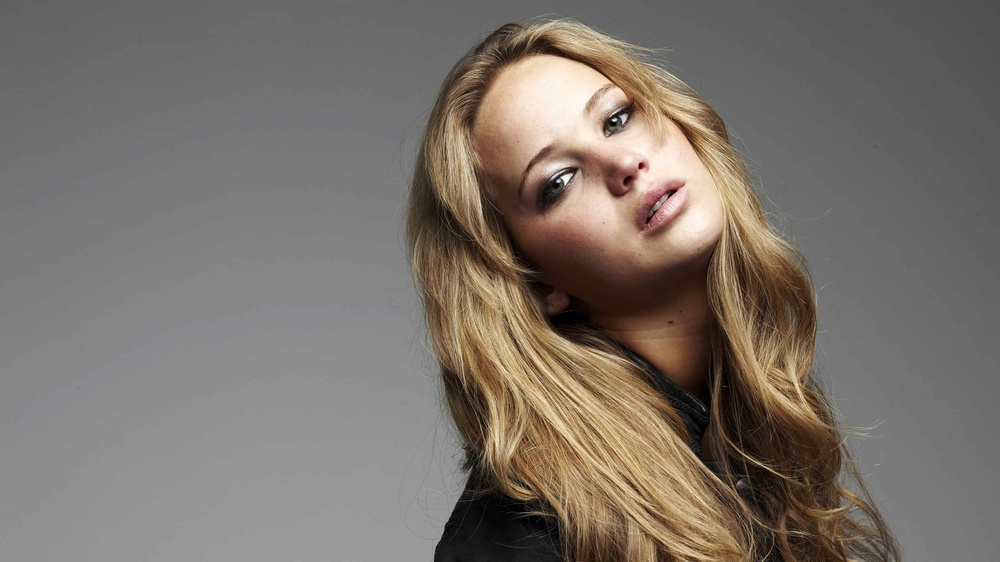
#> input picture a1images/jeniffer.jpg, 1000 x 562 px, shrunk from 3840 x 2160 before the run, found by its file name
$ python question6.py
#> lines starting #> are read from the running program, lines starting #| are printed output that depends on the picture; after the words box and inside, x2 and y2 are one past the last pixel; in counts of white or black regions, pixels touching at a corner belong together
import cv2
import numpy as np
import matplotlib.pyplot as plt

# Step (a): Load the image and convert to HSV
image = cv2.imread('a1images/jeniffer.jpg')  # Replace with your image path
#> image is the input picture: shape (562, 1000, 3); mean B, G, R 106.8, 114.3, 122.3
hsv_image = cv2.cvtColor(image, cv2.COLOR_BGR2HSV)
#> hsv_image: shape (562, 1000, 3); mean H, S, V 10.7, 35.6, 122.4

# Split the image into Hue, Saturation, and Value planes
hue, saturation, value = cv2.split(hsv_image)
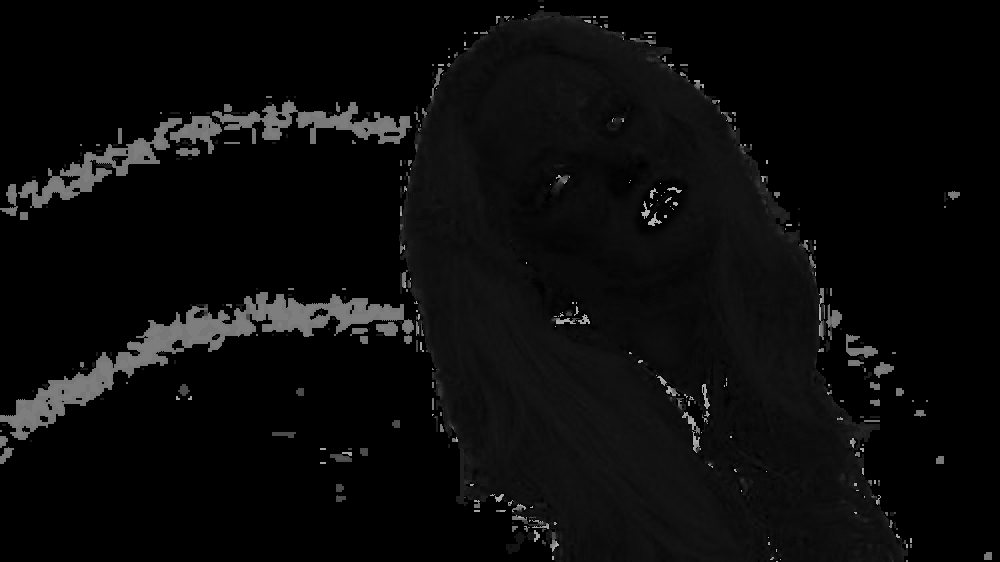
#> hue: shape (562, 1000); min 0, max 179, mean 10.7
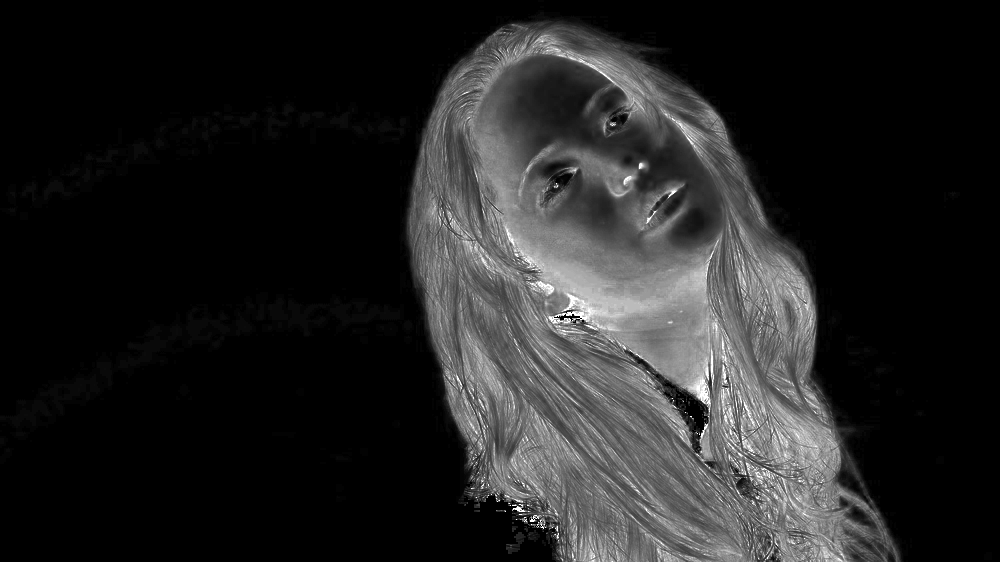
#> saturation: shape (562, 1000); min 0, max 255, mean 35.6

# Display the hue, saturation, and value planes
plt.figure(figsize=(12, 4))
plt.subplot(1, 3, 1)
plt.imshow(hue, cmap='gray')
plt.title('Hue Plane')
plt.axis('off')

plt.subplot(1, 3, 2)
plt.imshow(saturation, cmap='gray')
plt.title('Saturation Plane')
plt.axis('off')

plt.subplot(1, 3, 3)
plt.imshow(value, cmap='gray')
plt.title('Value Plane')
plt.axis('off')
plt.show()

# Threshold the value plane to extract foreground
_, mask = cv2.threshold(value, 120, 255, cv2.THRESH_BINARY)
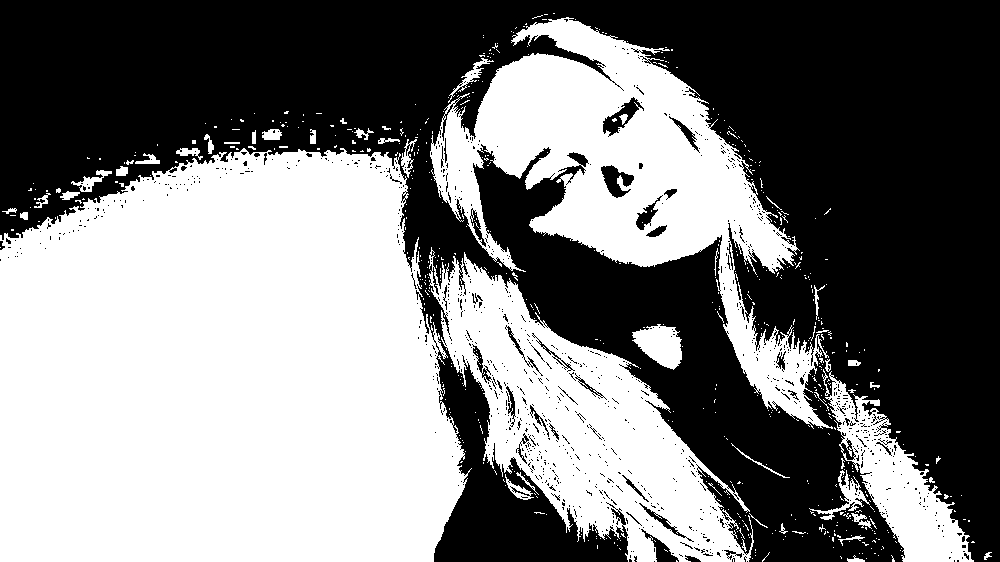
#> mask: shape (562, 1000); 49.3% white; 605 white regions (555 under 20 px), largest, box (x1, y1, x2, y2) and area: (0, 148, 472, 562) 166838, (430, 17, 833, 429) 53692, (429, 247, 754, 562) 39778

# Display the binary mask
plt.imshow(mask, cmap='gray')
plt.title('Foreground Mask')
plt.axis('off')
plt.show()

# Use mask to extract the foreground
foreground = cv2.bitwise_and(value, value, mask=mask)
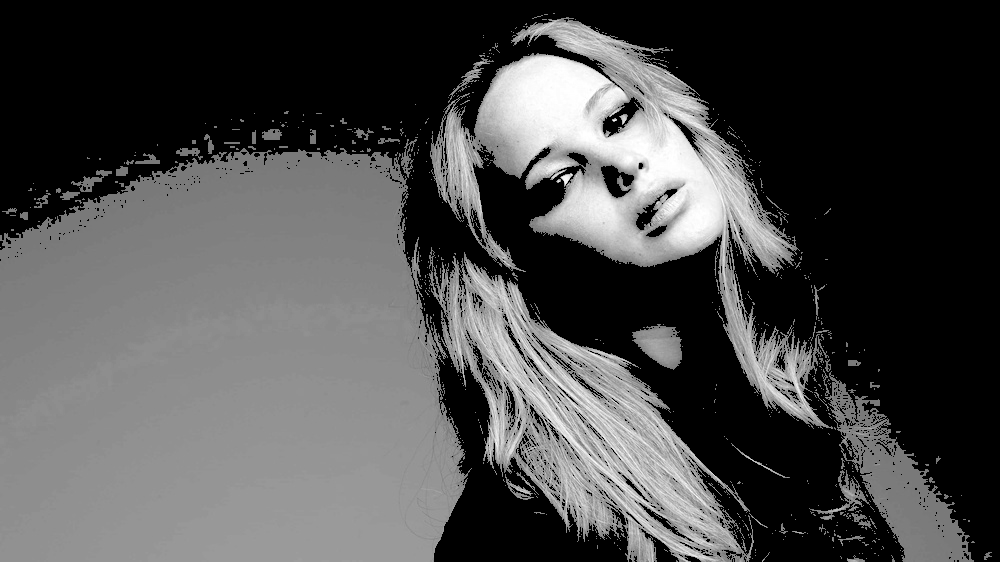
#> foreground: shape (562, 1000); min 0, max 255, mean 75.4

# Compute the histogram of the foreground
foreground_hist = cv2.calcHist([foreground], [0], mask, [256], [0, 256])
#> foreground_hist = 256 values, max 16237 at index 142, min 0 at index 0, mean 1082.4

# Plot the histogram of the foreground
plt.plot(foreground_hist)
plt.title('Foreground Histogram')
plt.show()
#> figure, not shown here; curve peaks at x = 142, y = 16237

#Compute the cumulative sum of the histogram
cdf = np.cumsum(foreground_hist)
#> cdf = 256 values from 0 to 277096
cdf_normalized = cdf * (foreground_hist.max() / cdf.max())
#> cdf_normalized = 256 values from 0 to 16237

# Plot the cumulative distribution function (CDF)
plt.plot(cdf_normalized, color='b')
plt.title('Cumulative Sum of Foreground Histogram')
plt.show()
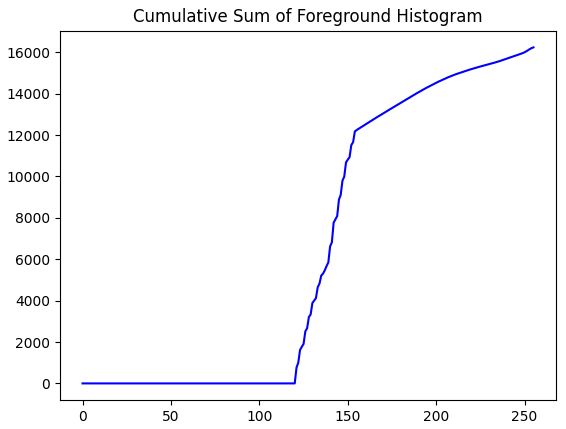
#> figure drawn by matplotlib, 1 panel; curve peaks at x = 255, y = 16237

#Normalize the CDF and apply histogram equalization
cdf_m = np.ma.masked_equal(cdf, 0)  # Mask the zeros in CDF
cdf_m = (cdf_m - cdf_m.min()) * 255 / (cdf_m.max() - cdf_m.min())  # Normalize CDF
cdf_final = np.ma.filled(cdf_m, 0).astype('uint8')  # Fill the masked areas
#> cdf_final = 256 values from 0 to 255

# Apply the CDF to the foreground
foreground_equalized = cdf_final[foreground]

# Display the equalized foreground
plt.imshow(foreground_equalized, cmap='gray')
plt.title('Equalized Foreground')
plt.axis('off')
plt.show()

#Extract the background
background = cv2.bitwise_and(value, value, mask=cv2.bitwise_not(mask))
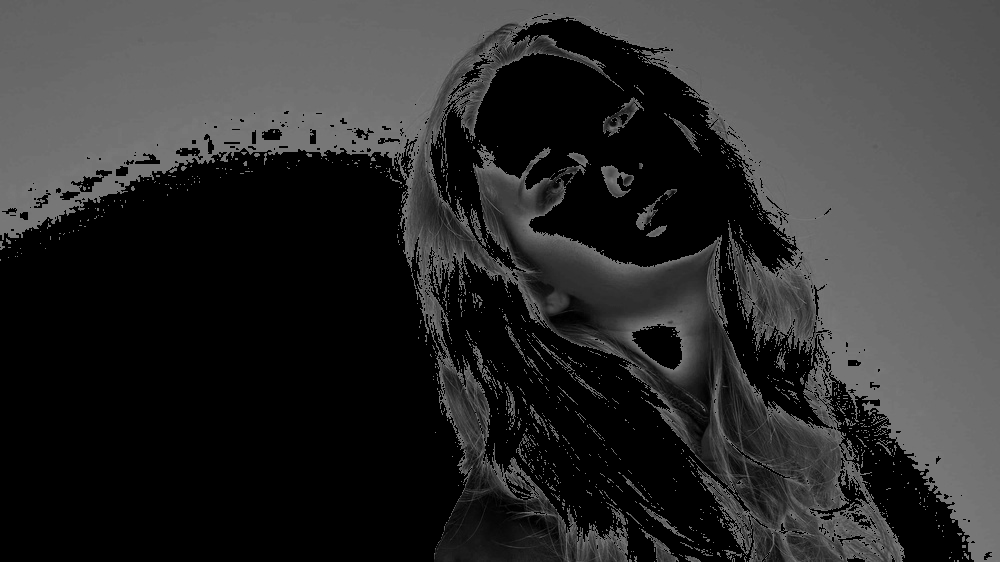
#> background: shape (562, 1000); min 0, max 120, mean 47

# Combine the equalized foreground and background
result = cv2.add(foreground_equalized, background)

# Merge back into the HSV image
hsv_image_equalized = cv2.merge([hue, saturation, result])
#> hsv_image_equalized: shape (562, 1000, 3); mean H, S, V 10.7, 35.6, 108.2

# Convert back to BGR for display
image_equalized = cv2.cvtColor(hsv_image_equalized, cv2.COLOR_HSV2BGR)

# Display the original and the final result
plt.figure(figsize=(10, 5))

plt.subplot(1, 2, 1)
plt.imshow(cv2.cvtColor(image, cv2.COLOR_BGR2RGB))
plt.title('Original Image')
plt.axis('off')

plt.subplot(1, 2, 2)
plt.imshow(cv2.cvtColor(image_equalized, cv2.COLOR_BGR2RGB))
plt.title('Result with Histogram-Equalized Foreground')
plt.axis('off')

plt.show()
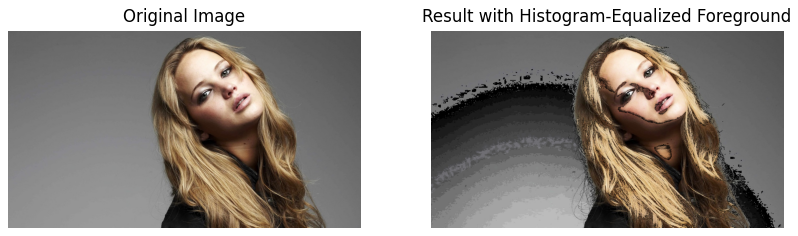
#> figure drawn by matplotlib, 2 panels

$ run again, with a1images/daisy.jpg copied over a1images/jeniffer.jpg
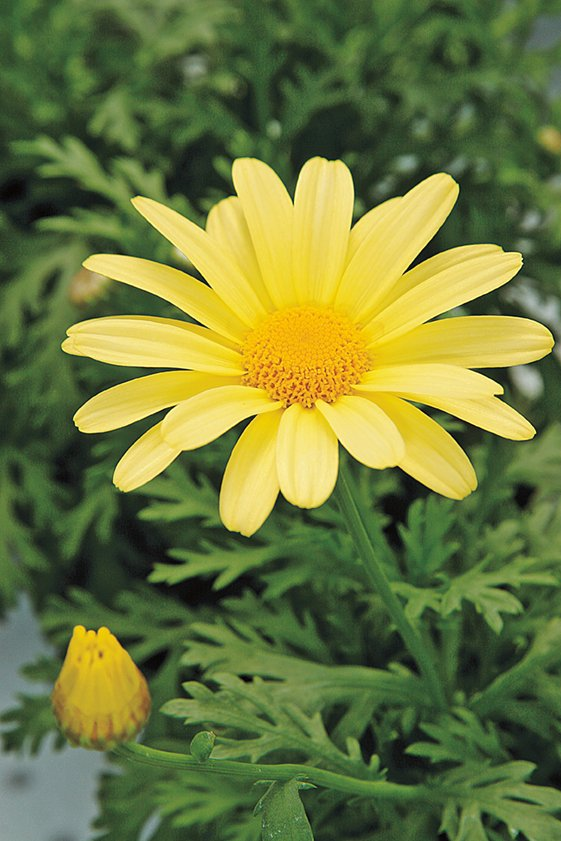
#> input picture a1images/daisy.jpg, 561 x 841 px, found by its file name
#> image is the input picture: shape (841, 561, 3); mean B, G, R 60.7, 120.3, 108.5
#> hsv_image: shape (841, 561, 3); mean H, S, V 45.8, 119.6, 126.6
#> `_, mask = cv2.threshold(value, 120, 255, cv2.THRESH_BINARY)`:
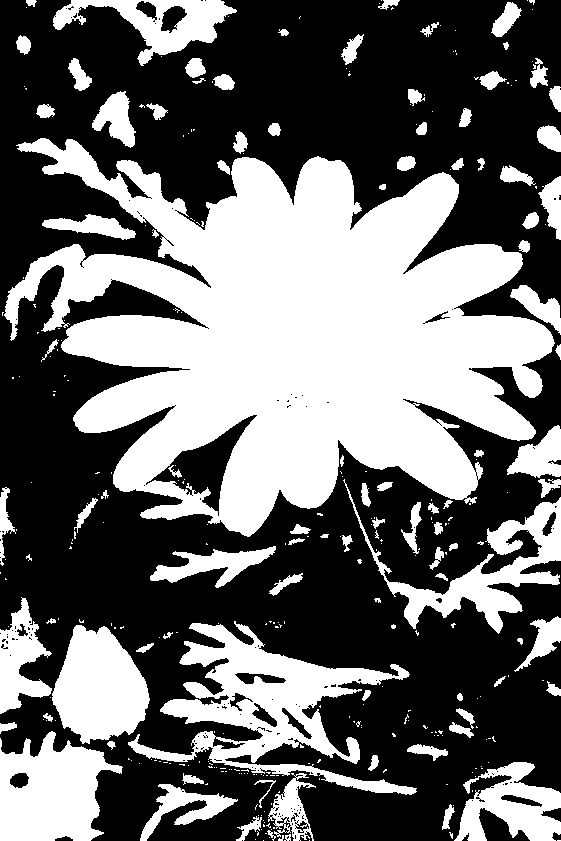
#> mask: shape (841, 561); 41.4% white; 334 white regions (238 under 20 px), largest, box (x1, y1, x2, y2) and area: (4, 138, 555, 537) 118626, (128, 621, 417, 795) 15757, (0, 731, 123, 841) 9021
#> foreground_hist = 256 values, max 6112 at index 242, min 0 at index 0, mean 762.5
#> cdf = 256 values from 0 to 195190
#> cdf_normalized = 256 values from 0 to 6112
#> cdf_final = 256 values from 0 to 255
#> hsv_image_equalized: shape (841, 561, 3); mean H, S, V 45.8, 119.6, 99
#> `plt.show()`:
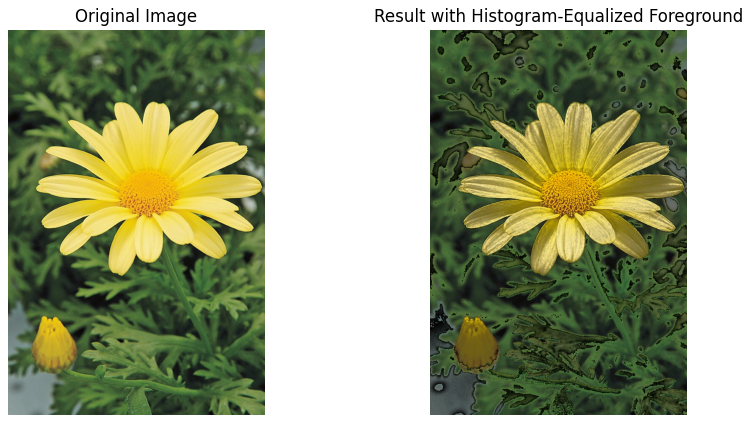
#> figure drawn by matplotlib, 2 panels

$ run again, with a1images/emma.jpg copied over a1images/jeniffer.jpg
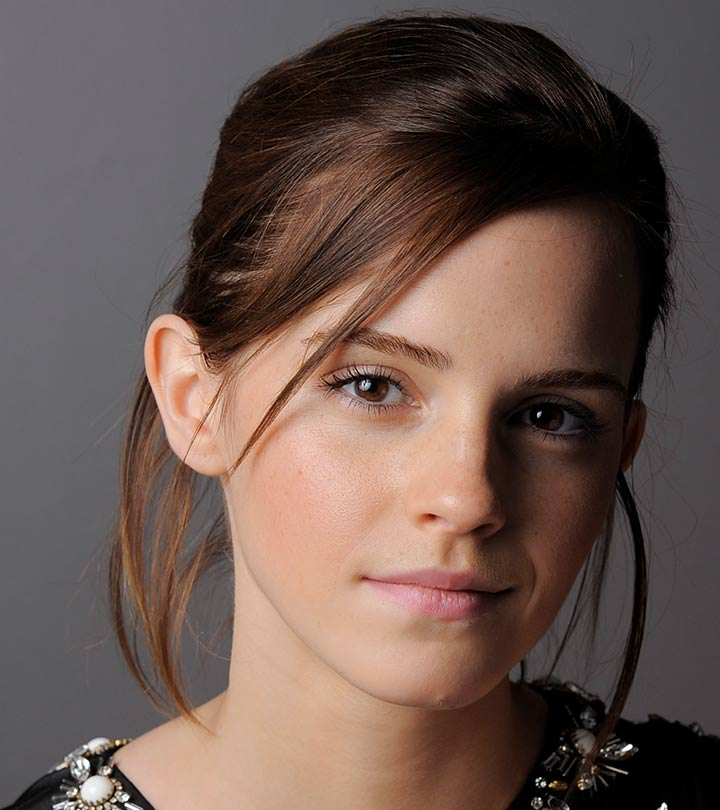
#> input picture a1images/emma.jpg, 720 x 810 px, found by its file name
#> image is the input picture: shape (810, 720, 3); mean B, G, R 80.1, 87.4, 106.8
#> hsv_image: shape (810, 720, 3); mean H, S, V 54.8, 73.4, 107.5
#> `_, mask = cv2.threshold(value, 120, 255, cv2.THRESH_BINARY)`:
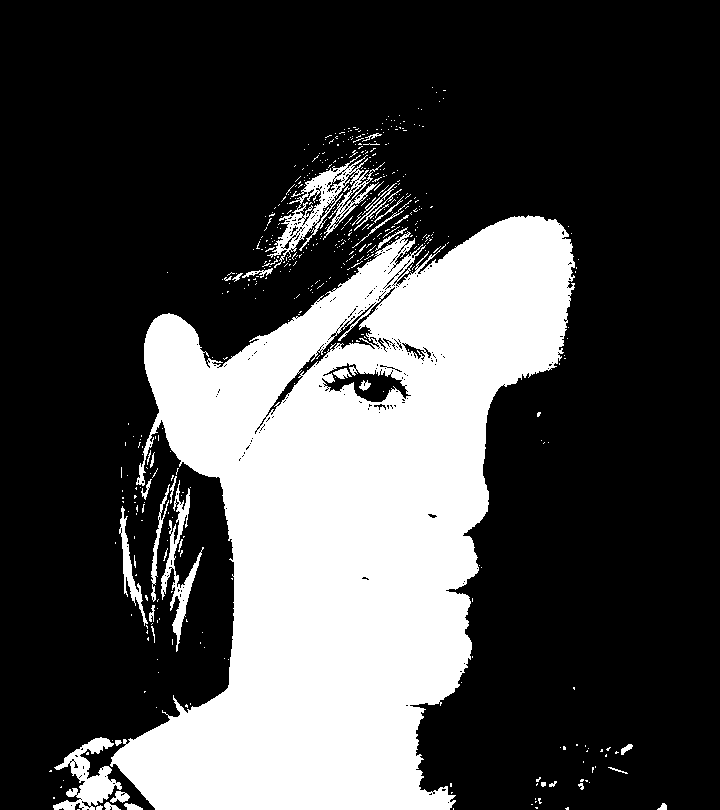
#> mask: shape (810, 720); 28.4% white; 509 white regions (471 under 20 px), largest, box (x1, y1, x2, y2) and area: (110, 215, 575, 810) 154156, (267, 155, 385, 268) 2961, (53, 737, 122, 810) 2078
#> foreground_hist = 256 values, max 4255 at index 212, min 0 at index 0, mean 646.2
#> cdf = 256 values from 0 to 165431
#> cdf_normalized = 256 values from 0 to 4255
#> cdf_final = 256 values from 0 to 254
#> hsv_image_equalized: shape (810, 720, 3); mean H, S, V 54.8, 73.4, 88.4
#> `plt.show()`:
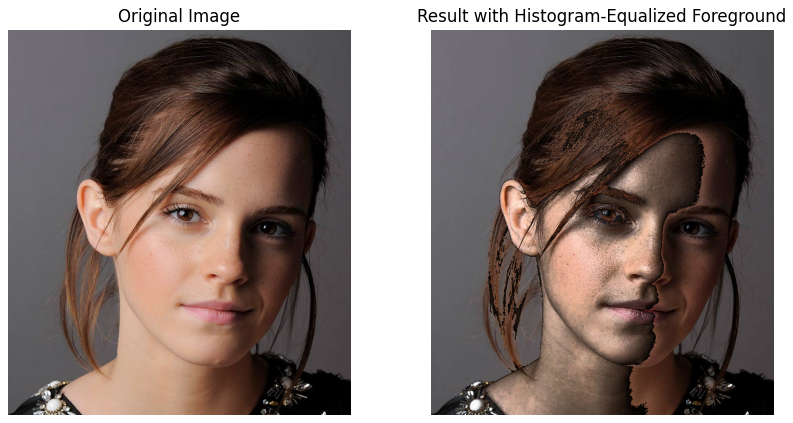
#> figure drawn by matplotlib, 2 panels
